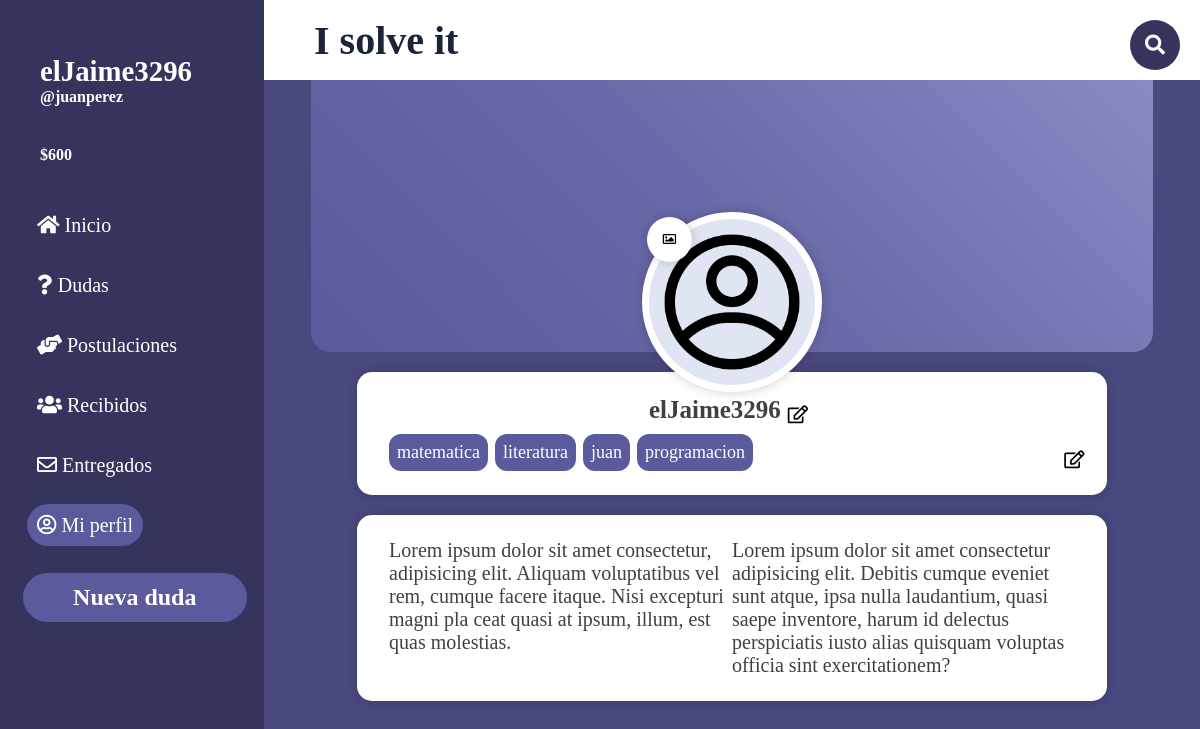
Before: /PaginasBalsamiq/perfil.php (signed in) with the older database file.
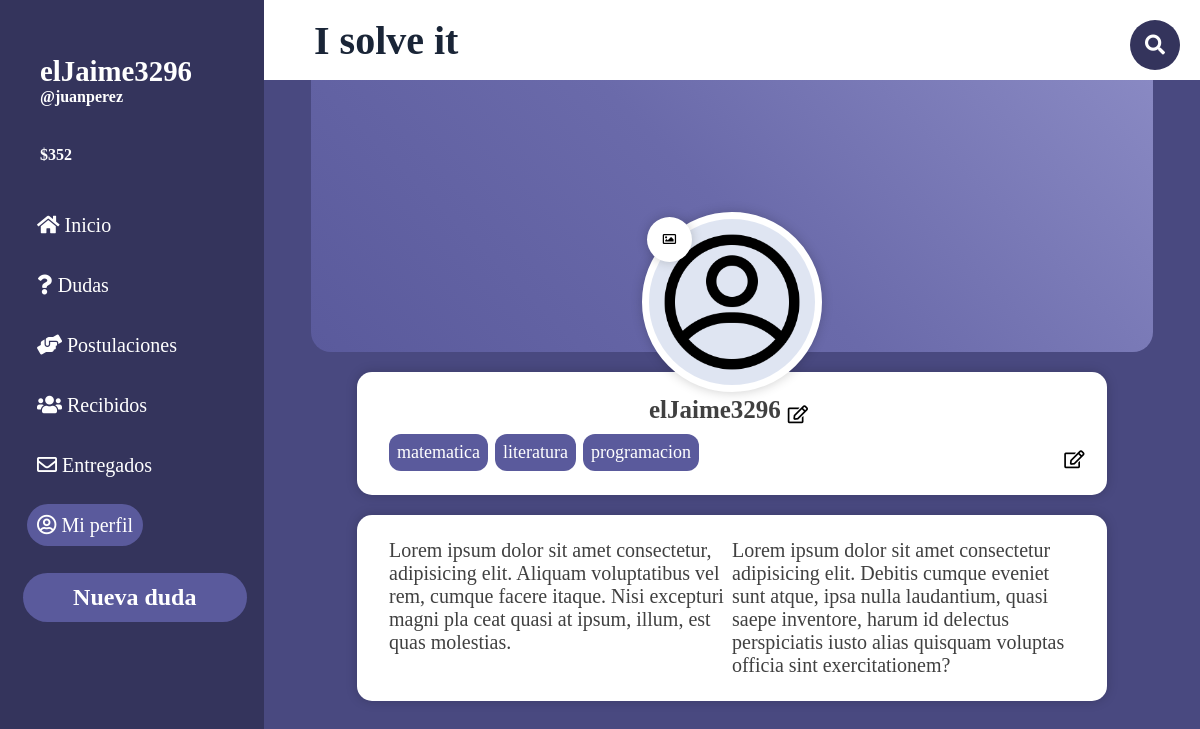
After: the same page with the newer database file.
### tables this page shows
CREATE TABLE `tag` (
  `id` int(11) NOT NULL,
  `tag` varchar(30) NOT NULL
);

### PaginasBalsamiq/perfil.php (the view, shortened to what the changed rows need)
<!DOCTYPE html>
<html lang="es">
<head>
    <link rel="stylesheet" href="style2.css">
    <link rel="stylesheet" href="NO_TOCAR.css">
    <link rel="stylesheet" href="perfil.css">
    <link rel="stylesheet" href="https://use.fontawesome.com/releases/v5.6.3/css/all.css">
</head>
<body class="grid_container">
    <?php
        include('../ImplementarPHP/config.php');
    ?>
    <header class="header">
        <h1 class="ISolveIt">I solve it</h1>
    </header>
    <aside class="sidebar">
        <div class="sidebar_usuario">
            <h4 class="h4"><?php echo $_SESSION['nombre']?></h4>
            <h5 class="h5">@<?php echo $_SESSION['username']?></h5>
            <h5 class="h5">$<?php echo $_SESSION['tokens']?></h5>
        </div>
        <a href="nuevaPublicacion.php"><h2 class="h2">Nueva duda</h2></a>
    </aside>
    <div class="main">
        <?php
            echo'
                <section class="seccion-perfil-usuario">
                    <div class="perfil-usuario-header">
                        <div class="perfil-usuario-portada">
                            <div class="perfil-usuario-avatar">
                                <img class="fotoPerfil" src="recursos/fotoPerfil/'.$_SESSION['imagen'].'.png" alt="'.$_SESSION['username'].'">
                                <button type="button" class="boton-avatar">
                                    <i class="far fa-image"></i>
                                </button>
                            </div>
                            <!-- <button type="button" class="boton-portada">
                                <i class="far fa-image"></i> Cambiar fondo
                            </button> -->
                        </div>
                    </div>
                    <div class="perfil-usuario-body">
                        <div class="perfil-usuario-bio" style="display:block">
                            <div class="nombreDiv">
                                <div class="nombreCont" style="display:flex" id="nombreCont">
                                    <h3 class="titulo">'.$_SESSION['nombre'].'</h3>
                                    <button class="editarNombre" onclick="AlternarNombre()"><i class="far fa-edit"></i></button>
                                </div>
                                <form action="../ImplementarPHP/editarNom.php" method="POST" id="editarNom" class="editarNom" style="display:none">
                                    <div class="nomBtnDiv">
                                        <input type="text" name="nom" value="'.$_SESSION['nombre'].'" class="nomTex">
                                        <div class="btns">
                                            <input value="✔" type="submit" class="tagBtn aceptar" name="aceptar" form="editarNom">
                                            <input value="✗" type="submit" class="tagBtn cancelar" name="cancelar" form="editarNom">
                                        </div>
                                    </div>
                                </form>
                            </div>
                                <ul class="tagList" id="tagList">
                                ';
                                $tagStr = "";
                                $consTagUs = $conn->prepare("SELECT tag_us FROM tag_usuario WHERE id_us = '".$_SESSION['id_us']."'");
                                $consTagUs ->execute();
                                while($resTagUs = $consTagUs->fetch(PDO::FETCH_ASSOC)){
                                    $consTag = $conn->prepare("SELECT tag FROM tag WHERE id = '".$resTagUs['tag_us']."'");
                                    $consTag ->execute();
                                    while($resultadoTag = $consTag->fetch(PDO::FETCH_ASSOC)){
                                        echo'<li class="tag tagList">'.$resultadoTag['tag'].'</li>';
                                        $tagStr = $tagStr.$resultadoTag['tag'].',';
                                    }
                                }
                                echo'
                                </ul>
                                <form action="../ImplementarPHP/editarTag.php" method="POST" id="editarTag" class="editarTag" style="display:none">
                                    <input type="text" name="tag" value="'.$tagStr.'" class="tagText">
                                    <div class="tagBtnDiv">
                                        <input value="✔" type="submit" class="tagBtn aceptar" name="aceptar" form="editarTag">
                                        <input value="✗" type="submit" class="tagBtn cancelar" name="cancelar" form="editarTag">
                                    </div>
                                </form>
                                <button class="alternarBtn" onclick="Alternar()"><i class="far fa-edit"></i></i></button>
                        </div>
                        <div class="perfil-usuario-footer">
                            <ul class="lista-datos">
                                Lorem ipsum dolor sit amet consectetur, adipisicing elit. Aliquam voluptatibus vel rem, cumque facere itaque. Nisi excepturi magni pla ceat quasi at ipsum, illum, est quas molestias.
                                <!-- <li><i class="icono fas fa-map-signs"></i> Direccion de usuario:</li>
                                <li><i class="icono fas fa-phone-alt"></i> Telefono:</li>
                                <li><i class="icono fas fa-briefcase"></i> Trabaja en.</li>
                                <li><i class="icono fas fa-building"></i> Cargo</li> -->
                            </ul>
                            <ul class="lista-datos">
                                Lorem ipsum dolor sit amet consectetur adipisicing elit. Debitis cumque eveniet sunt atque, ipsa nulla laudantium, quasi saepe inventore, harum id delectus perspiciatis iusto alias quisquam voluptas officia sint exercitationem?
                                <!-- <li><i class="icono fas fa-map-marker-alt"></i> Ubicacion.</li>
                                <li><i class="icono fas fa-calendar-alt"></i> Fecha nacimiento.</li>
                                <li><i class="icono fas fa-user-check"></i> Registro.</li>
                                <li><i class="icono fas fa-share-alt"></i> Redes sociales.</li> -->
                            </ul>
                        </div>
                    </div>
                </section>
            ';
        ?>
     </div>
</body>
</html>

Changed rows visible on the page:
removed tag: tag "juan"
Other visible differences:
$_SESSION['tokens']: "600" → "352"
